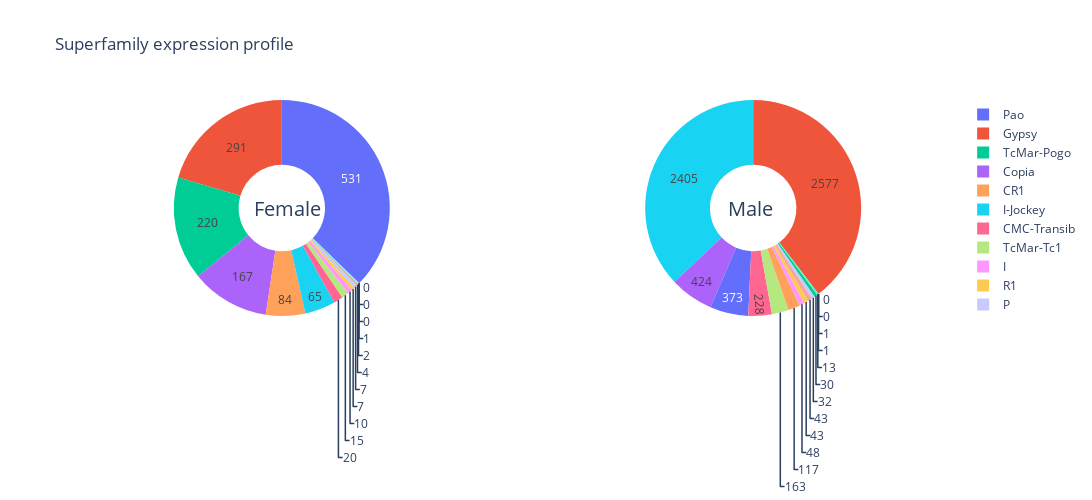

The notebook cell this image was saved under:
### Code cell
plot_TE_expression_profile_by_family(TE_data_table)

### Figure 1 — Plotly figure (JSON) as saved in the notebook; plotly's stock layout.template omitted (floating-point values rounded to 4 significant figures; data arrays with more than 128 entries replaced by an {"elided": "..."} marker saying what was removed)
{"data": [{"domain": {"x": [0, 0.45], "y": [0, 1]}, "hole": 0.4, "hoverinfo": "label+value", "labels": {"elided": "131 str values"}, "name": "Female", "textinfo": "value", "type": "pie", "values": {"elided": "131 int values"}}, {"domain": {"x": [0.55, 1], "y": [0, 1]}, "hole": 0.4, "hoverinfo": "label+value", "labels": {"elided": "131 str values"}, "name": "Male", "textinfo": "value", "type": "pie", "values": {"elided": "131 int values"}}], "layout": {"annotations": [{"font": {"size": 20}, "showarrow": false, "text": "Female", "x": 0.19, "y": 0.5}, {"font": {"size": 20}, "showarrow": false, "text": "Male", "x": 0.8, "y": 0.5}], "height": 500, "title": {"text": "Superfamily expression profile"}, "width": 1200}}
